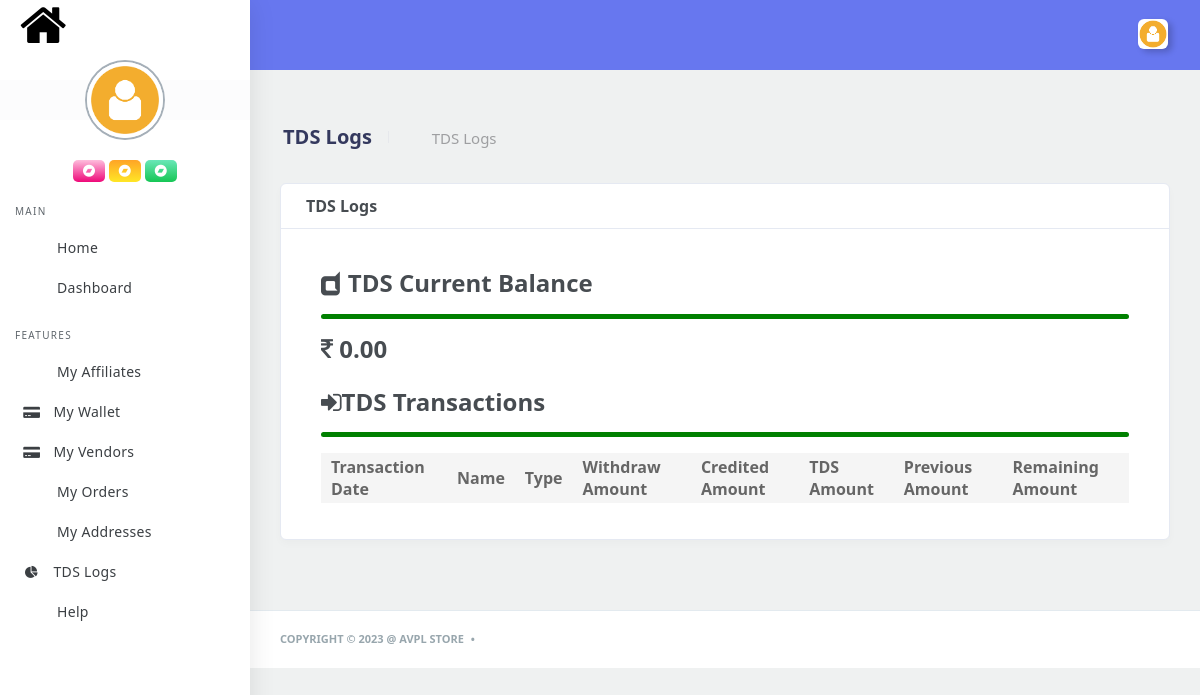
Page /user/tds_log/ (signed in) on the earlier database version.
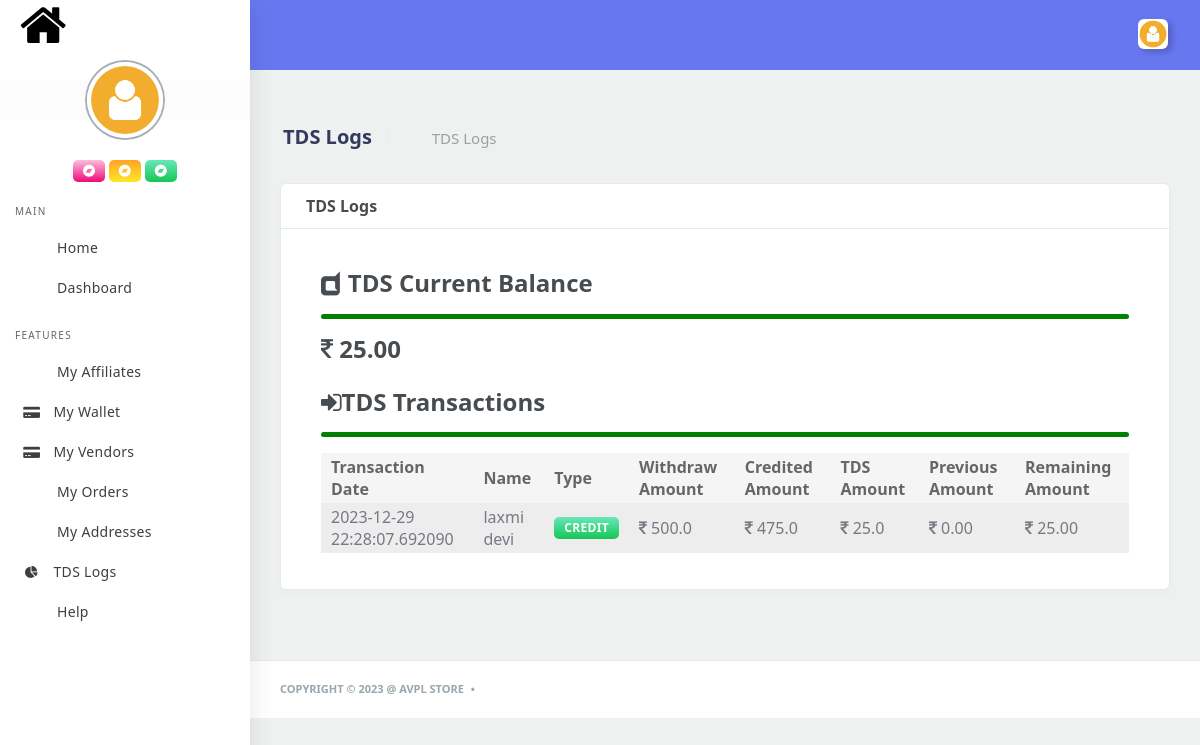
Same page on the later database version.
### main_app/models.py (models this page shows, shortened)
class TDS_Log_Wallet(models.Model):
	user = models.ForeignKey(User, on_delete=models.CASCADE)
	current_balance = models.FloatField(default=0.0)

class TDS_Log(models.Model):
	tds_log_wallet = models.ForeignKey(TDS_Log_Wallet, on_delete=models.CASCADE,null=True,blank=True)
	transaction_date = models.DateTimeField(auto_now_add=True)
	user = models.ForeignKey(User, on_delete=models.CASCADE)
	transaction_type = models.CharField(max_length=20,null=True)
	amount = models.FloatField(default=0.0)
	credited_amt = models.FloatField(default=0.0)
	tds_amt = models.FloatField(default=0.0)
	previous_amount = models.FloatField(null=True,blank=True)
	remaining_amount = models.FloatField(null=True,blank=True)
	class Meta:
		db_table="TDS_Log"

### user_app/models.py (models this page shows, shortened)
class UserData(models.Model):
	user = models.OneToOneField(User, on_delete=models.CASCADE, related_name='usr')
	first_name = models.CharField(max_length=50, null=True, blank=True)
	last_name = models.CharField(max_length=50, null=True, blank=True)
	phone = models.CharField(max_length=10, null=True, blank=True)
	address = models.CharField(max_length=100, null=True, blank=True)
	zipcode = models.CharField(max_length=20, null=True, blank=True)
	latitude = models.FloatField(null=True, blank=True)
	longitude = models.FloatField(null=True, blank=True)
	gender = models.CharField(max_length=20, null=True, blank=True)
	profile_pic =  models.ImageField(upload_to='profile', null=True, blank=True)
	pv = models.FloatField(default=0.0)
	sponsor = models.ForeignKey(User, on_delete=models.CASCADE, null=True,blank=True)
	is_active = models.BooleanField(default=False)
	subscribed = models.BooleanField(default=False)
	class Meta:
		db_table="UserData"

### user_app/views.py (the view)
# urls.py: path('tds_log/', user_tds_withdraw),
@csrf_exempt
def user_tds_withdraw(request):
	if check_user_authentication(request, 'User'):
		if not TDS_Log_Wallet.objects.filter(user=request.user).exists():
			TDS_Log_Wallet.objects.create(user=request.user)
		dic = {
			'tds_log':TDS_Log.objects.filter(user=request.user),
			'users':UserWithdrawRequest.objects.all(), 'vendors':VendorWithdrawRequest.objects.all(), 'categories':ProductCategory.objects.all(),
			'notification':get_notifications(request.user),'tds_wallet':TDS_Log_Wallet.objects.filter(user=request.user).first(),
			'notification_len':len(Notification.objects.filter(user=request.user, read=False)),
		}
		return render(request, 'user_app/tdslog.html', dic)
	else:
		return render(request, '403.html')

### main_app/utils.py (called while the page is built)
def get_notifications(user):
	now_date=datetime.datetime.now()
	dic={}
	lt=[]
	for x in Notification.objects.filter(user=user):
		time = x.notification_date.time()
		date = x.notification_date.date()
		hour = int(str(time)[0:2])
		minute = int(str(time)[3:5])
		year = str(x.notification_date.date())[0:4]
		month = str(x.notification_date.date())[5:7]
		day = str(x.notification_date.date())[8:10]
		new = datetime.datetime(int(year), int(month), int(day), hour, minute, 0, 0, tzinfo=None)
		dic={
			'text':x.text,
			'time':timeago.format(new, now_date.replace(tzinfo=None))
		}
		lt.append(dic)
	return list(reversed(lt))

def check_user_authentication(request, user_type):
	if request.user.is_authenticated:
		if request.user.role.level.level == user_type:
			return True
	return False

### templates/user_app/tdslog.html (shortened to what the changed rows need)
{% extends 'user_app/base.html' %}
{% load static %}
{% block main %}
            <div class="main-content">
               <section class="section">
                  <div class="section-header">
                     <div class="row">
                        <div class="col-xl-6 col-lg-6 col-md-6 col-sm-12">
                           <div class="section-header-breadcrumb-content">
                              <h1>TDS Logs</h1>
                           </div>
                        </div>
                     </div>
                  </div>
                  <div class="section-body">
                     <div class="row">
                        <div class="col-12">
                           <div class="card">
                              <div class="card-body">
                                 <div class="col-lg-12 col-md-12 col-sm-12">
                                    <h4><i class="fa fa-dashcube"></i> TDS Current Balance</h4>
                                    <hr style="border-width:5px;border-color:green;border-radius:20px;margin-bottm:10px;">
                                    <h4><i class="fa fa-inr"></i> {{tds_wallet.current_balance|floatformat:2}}</h4>
                                 </div>
                                 <div class="col-lg-12 mt-4 col-md-12 col-sm-12">
                                 <div class="table-responsive">
                                    <table class="table table-striped table-hover" id="tableExport" style="width:100%;">
                                       <thead>
                                          <tr>
                                             <th>Transaction Date</th>
                                             <th>Name</th>
                                             <th>Type</th>
                                             <th>Withdraw Amount</th>
                                             <th>Credited Amount</th>
                                             <th>TDS Amount</th>
                                             <th>Previous Amount</th>
                                             <th>Remaining Amount</th>
                                          </tr>
                                       </thead>
                                       <tbody>
                                          {% for x in tds_log %}
                                          <tr>
                                             <td>{{ x.transaction_date|safe }}</td>
                                             <td>{{ x.user.usr.first_name|safe }} {{ x.user.usr.last_name|safe }}</td>
                                             {% if x.transaction_type == 'CREDIT' %}
                                             <td><span class="badge badge-success">{{ x.transaction_type }}</span></td>
                                             {% else %}
                                             <td><span class="badge badge-danger">{{ x.transaction_type }}</span></td>
                                             {% endif %}
                                             <td><i class="fa fa-inr"></i> {{ x.amount|safe }}</td>
                                             <td><i class="fa fa-inr"></i> {{ x.credited_amt|safe }}</td>
                                             <td><i class="fa fa-inr"></i> {{ x.tds_amt|safe }}</td>
                                             <td><i class="fa fa-inr"></i> {{ x.previous_amount|floatformat:2 }}</td>
                                             <td><i class="fa fa-inr"></i> {{ x.remaining_amount|floatformat:2 }}</td>
                                          </tr>
                                          {% endfor %}
                                       </tbody>
                                    </table>
                                 </div>
                              </div>
                           </div>
                        </div>
                     </div>
                  </div>
               </section>
            </div>
{% endblock %}

Differences in the rows shown:
changed TDS_Log_Wallet: current_balance "0.00" → "25.00"
added TDS_Log: transaction_date "2023-12-29 22:28:07.692090", user.usr.first_name "laxmi", user.usr.last_name "devi", transaction_type "CREDIT", amount "500.0", credited_amt "475.0", tds_amt "25.0", previous_amount "0.00", remaining_amount "25.00"
